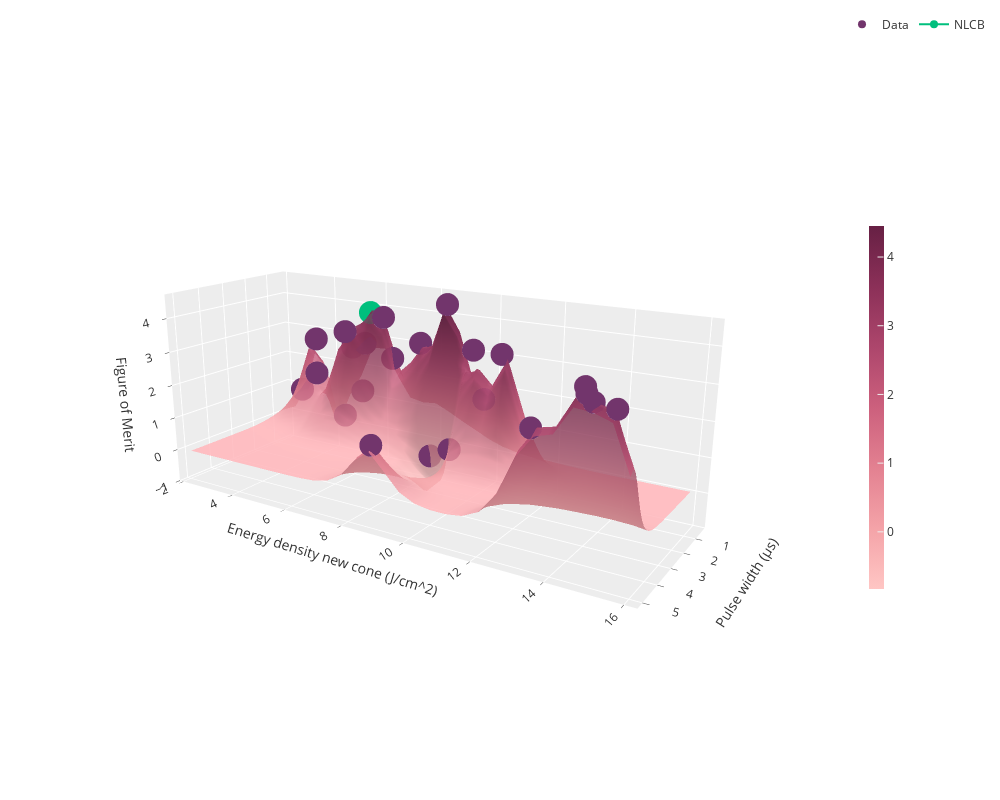

Write notebook code for a chart like this one.
### Code cell
import plotly.graph_objects as go
import matplotlib.pyplot as plt
import matplotlib as mpl

# make, scale post_test_grid
_, _, test_grid, test_arr = grid_maker(torch.Tensor(X))
volt_on_grid, _ = f_obj(test_arr.numpy())
volt_on_grid = -1 * volt_on_grid.reshape(30,30).T
raw_test_arr = x_denormalizer(test_arr)
raw_test_grid = x_denormalizer(test_grid)

fig = go.Figure(data=[go.Scatter3d(z=Y[:,-1], 
                                    x=x_denormalizer(X)[:,0],
                                    y=x_denormalizer(X)[:,1], 
                                    mode='markers',
                                    marker={'color':'#72356c'},
                                    name='Data')])
fig.add_trace(go.Surface(z=volt_on_grid, 
                            x=raw_test_grid[:,0],
                            y=raw_test_grid[:,1],
                            opacity = 0.8,
                            colorscale = "Burg",
                            colorbar=dict(thickness=15, len=0.5)))

# fig.add_trace(go.Scatter3d(z=[3.7669], x=[1.5], y=[8.85], name = "UCB"))
# fig.add_trace(go.Scatter3d(z=[3.49], x=[1.17], y=[8.85], name = "UCB2"))
fig.add_trace(go.Scatter3d(z=[3.88], x=[0.9], y=[5.89], name = "NLCB"))

fig.update_layout( width=1000, height=800,
                    legend=dict(orientation="h", yanchor="top", y=1.02, 
                    xanchor="left",x=1), margin=dict(r=20, l=10, b=10, t=10), 
                        scene=dict(
                        xaxis_title="Pulse width (μs)",
                        yaxis_title="Energy density new cone (J/cm^2)",
                        zaxis_title='Figure of Merit')
                    )
fig.update_layout(template="ggplot2")
camera = dict(up=dict(x=0, y=0, z=1), center=dict(x=0, y=0, z=0),
                    eye=dict(x=2.75, y=1.75, z=1))
fig.update_layout(scene_camera=camera)
fig.show()

### Figure 1 — Plotly figure (JSON) as saved in the notebook; plotly's stock layout.template omitted (floating-point values rounded to 4 significant figures; data arrays with more than 128 entries replaced by an {"elided": "..."} marker saying what was removed)
{"data": [{"marker": {"color": "#72356c"}, "mode": "markers", "name": "Data", "x": [0.5, 0.5, 1, 1, 1.5, 1.5, 5, 5, 0.5, 5, 2, 0.5, 0.5, 0.5, 1, 1, 2, 2, 2, 2, 5, 5, 5], "y": [2.73, 3.4, 3.79, 6.44, 5.36, 8.99, 8.8, 14.67, 5.24, 14.89, 10.13, 4.51, 5.37, 4.88, 6.76, 7.77, 8.73, 9.38, 10.48, 11.01, 14.71, 15.44, 13.37], "z": [0.873, 2.677, 1.699, 3.805, 3.335, 4.535, 1.363, 3.841, 1.201, 3.514, 3.471, 0.2633, 2.775, 2.591, 2.58, 3.174, 0.1315, 0.4512, 2.127, 3.468, 3.686, 3.446, 2.652], "type": "scatter3d"}, {"colorbar": {"len": 0.5, "thickness": 15}, "colorscale": [[0, "rgb(255, 198, 196)"], [0.1667, "rgb(244, 163, 168)"], [0.3333, "rgb(227, 129, 145)"], [0.5, "rgb(204, 96, 125)"], [0.6667, "rgb(173, 70, 108)"], [0.8333, "rgb(139, 48, 88)"], [1, "rgb(103, 32, 68)"]], "opacity": 0.8, "x": [0.3393, 0.5055, 0.6718, 0.8381, 1.004, 1.171, 1.337, 1.503, 1.669, 1.836, 2.002, 2.168, 2.334, 2.501, 2.667, 2.833, 2.999, 3.166, 3.332, 3.498, 3.664, 3.831, 3.997, 4.163, 4.329, 4.496, 4.662, 4.828, 4.994, 5.161], "y": [2.276, 2.746, 3.215, 3.685, 4.154, 4.624, 5.094, 5.563, 6.033, 6.502, 6.972, 7.441, 7.911, 8.381, 8.85, 9.32, 9.789, 10.26, 10.73, 11.2, 11.67, 12.14, 12.61, 13.08, 13.55, 14.02, 14.49, 14.95, 15.42, 15.89], "z": {"elided": "30x30 float values"}, "type": "surface"}, {"name": "NLCB", "x": [0.9], "y": [5.89], "z": [3.88], "type": "scatter3d"}], "layout": {"legend": {"orientation": "h", "yanchor": "top", "y": 1.02, "xanchor": "left", "x": 1}, "margin": {"r": 20, "l": 10, "b": 10, "t": 10}, "width": 1000, "height": 800, "scene": {"xaxis": {"title": {"text": "Pulse width (μs)"}}, "yaxis": {"title": {"text": "Energy density new cone (J/cm^2)"}}, "zaxis": {"title": {"text": "Figure of Merit"}}, "camera": {"up": {"x": 0, "y": 0, "z": 1}, "center": {"x": 0, "y": 0, "z": 0}, "eye": {"x": 2.75, "y": 1.75, "z": 1}}}}}
